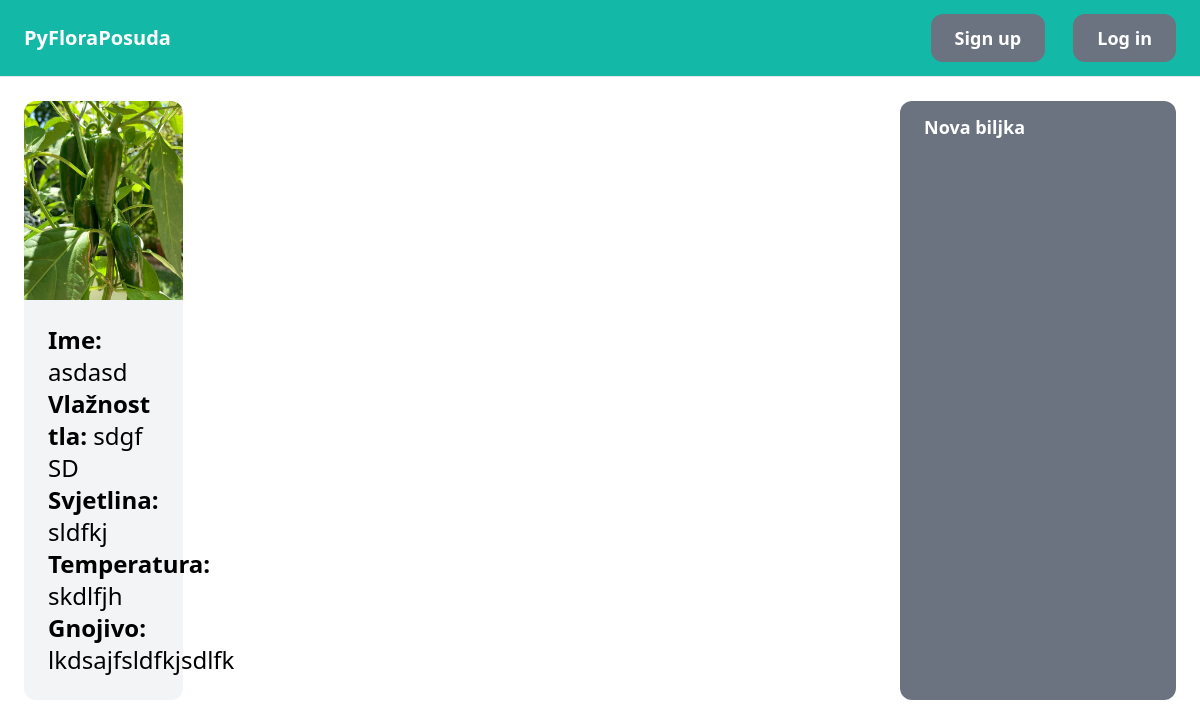
/biljke/, run on an earlier commit of the app's database.
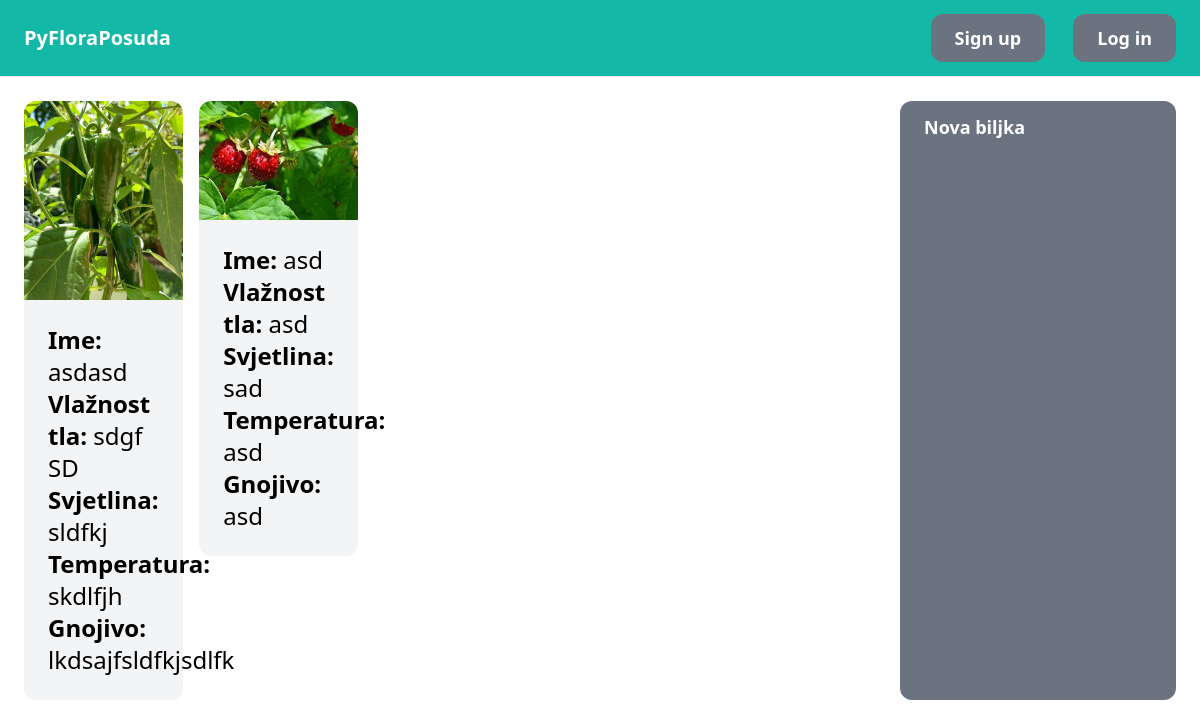
And on a later commit of the database.
### plant/models.py (models this page shows, shortened)
class Plant(models.Model):
    name = models.CharField(max_length=255)
    image = models.ImageField(upload_to='plant_images')
    humidity = models.CharField(max_length=255)
    brightness = models.CharField(max_length=255)
    temperature = models.CharField(max_length=255)
    substrate = models.CharField(max_length=255)

### plant/views.py (the view)
# urls.py: path('', views.plants, name='plants'),
def plants(request):
    plants = Plant.objects.all()
    return render(request, 'plants/plants.html',{
        'plants': plants,
    })

### plant/templates/plants/plants.html (shortened to what this page needs)
{% extends 'core/base.html' %}
{% block content %}
    <div class="pb-6 grid grid-cols-4 gap-4 ">
        <div class="col-span-3">
            <div class="grid grid-cols-5 gap-4 ">
                {% for plant in plants %}
                    <div>
                        <a href="{% url 'plant:detail' plant.id %}">
                            <column>
                                <div>
                                    <img src="{{ plant.image.url }}" class="rounded-t-xl">
                                </div>
                            </column>
                            <column>
                                <div class="p-6 bg-gray-100 rounded-b-xl ">
                                    <h2 class="text-2xl"><strong>Ime: </strong>{{ plant.name }}</h2>
                                    <p class="text-2xl"><strong>Vlažnost tla: </strong>{{ plant.humidity }}</p>
                                    <p class="text-2xl"><strong>Svjetlina: </strong>{{ plant.brightness }}</p>
                                    <p class="text-2xl"><strong>Temperatura: </strong>{{ plant.temperature }}</p>
                                    <p class="text-2xl"><strong>Gnojivo: </strong>{{ plant.substrate }}</p>
                                </div>
                            </column>
                        </a>
                    </div>
                {% endfor %}
            </div>
        </div>
        <a href="{% url 'plant:new'%}" class="px-6 py-3 text-lg font-semibold bg-gray-500 text-white rounded-xl hover:bg-gray-700">Nova biljka</a>
    </div>
{% endblock %}

What changed in the data, as far as the page shows it:
added Plant: image (picture), name "asd", humidity "asd", brightness "sad", temperature "asd", substrate "asd"
